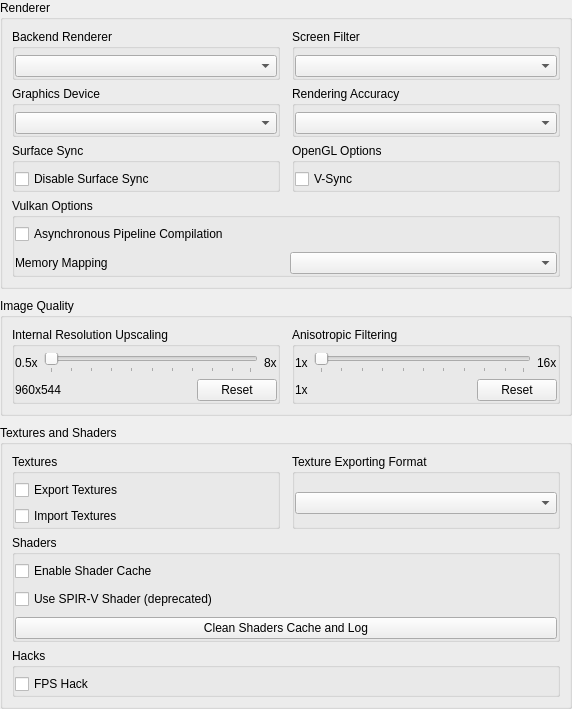
           <widget class="QWidget" name="gpu_scroll_contents">
            <property name="geometry">
             <rect>
              <x>0</x>
              <y>0</y>
              <width>572</width>
              <height>706</height>
             </rect>
            </property>
            <layout class="QVBoxLayout" name="gpu_tab_content_layout">
             <property name="spacing">
              <number>9</number>
             </property>
             <property name="leftMargin">
              <number>0</number>
             </property>
             <property name="topMargin">
              <number>0</number>
             </property>
             <property name="rightMargin">
              <number>0</number>
             </property>
             <property name="bottomMargin">
              <number>0</number>
             </property>
             <item>
              <widget class="QGroupBox" name="gb_gpu_renderer_section">
               <property name="title">
                <string>Renderer</string>
               </property>
               <layout class="QGridLayout" name="gb_gpu_renderer_section_layout">
                <property name="horizontalSpacing">
                 <number>12</number>
                </property>
                <property name="verticalSpacing">
                 <number>6</number>
                </property>
                <item row="0" column="0">
                 <widget class="QGroupBox" name="gb_backend_renderer">
                  <property name="title">
                   <string>Backend Renderer</string>
                  </property>
                  <property name="flat">
                   <bool>true</bool>
                  </property>
                  <layout class="QVBoxLayout" name="gb_backend_renderer_layout">
                   <property name="leftMargin">
                    <number>0</number>
                   </property>
                   <property name="topMargin">
                    <number>6</number>
                   </property>
                   <property name="rightMargin">
                    <number>0</number>
                   </property>
                   <property name="bottomMargin">
                    <number>0</number>
                   </property>
                   <item>
                    <widget class="QComboBox" name="backend_renderer_box"/>
                   </item>
                  </layout>
                 </widget>
                </item>
                <item row="0" column="1">
                 <widget class="QGroupBox" name="gb_screen_filter">
                  <property name="title">
                   <string>Screen Filter</string>
                  </property>
                  <property name="flat">
                   <bool>true</bool>
                  </property>
                  <layout class="QVBoxLayout" name="gb_screen_filter_layout">
                   <property name="leftMargin">
                    <number>0</number>
                   </property>
                   <property name="topMargin">
                    <number>6</number>
                   </property>
                   <property name="rightMargin">
                    <number>0</number>
                   </property>
                   <property name="bottomMargin">
                    <number>0</number>
                   </property>
                   <item>
                    <widget class="QComboBox" name="screen_filter_box"/>
                   </item>
                  </layout>
                 </widget>
                </item>
                <item row="1" column="0">
                 <widget class="QGroupBox" name="gb_gpu_device">
                  <property name="title">
                   <string>Graphics Device</string>
                  </property>
                  <property name="flat">
                   <bool>true</bool>
                  </property>
                  <layout class="QVBoxLayout" name="gb_gpu_device_layout">
                   <property name="leftMargin">
                    <number>0</number>
                   </property>
                   <property name="topMargin">
                    <number>6</number>
                   </property>
                   <property name="rightMargin">
                    <number>0</number>
                   </property>
                   <property name="bottomMargin">
                    <number>0</number>
                   </property>
                   <item>
                    <widget class="QComboBox" name="gpu_device_box"/>
                   </item>
                  </layout>
                 </widget>
                </item>
                <item row="1" column="1">
                 <widget class="QGroupBox" name="gb_renderer_accuracy">
                  <property name="title">
                   <string>Rendering Accuracy</string>
                  </property>
                  <property name="flat">
                   <bool>true</bool>
                  </property>
                  <layout class="QVBoxLayout" name="gb_renderer_accuracy_layout">
                   <property name="leftMargin">
                    <number>0</number>
                   </property>
                   <property name="topMargin">
                    <number>6</number>
                   </property>
                   <property name="rightMargin">
                    <number>0</number>
                   </property>
                   <property name="bottomMargin">
                    <number>0</number>
                   </property>
                   <item>
                    <widget class="QComboBox" name="renderer_accuracy_box"/>
                   </item>
                  </layout>
                 </widget>
                </item>
                <item row="2" column="0">
                 <widget class="QGroupBox" name="gb_surface_sync">
                  <property name="title">
                   <string>Surface Sync</string>
                  </property>
                  <property name="flat">
                   <bool>true</bool>
                  </property>
                  <layout class="QVBoxLayout" name="gb_surface_sync_layout">
                   <property name="leftMargin">
                    <number>0</number>
                   </property>
                   <property name="topMargin">
                    <number>6</number>
                   </property>
                   <property name="rightMargin">
                    <number>0</number>
                   </property>
                   <property name="bottomMargin">
                    <number>0</number>
                   </property>
                   <item>
                    <widget class="QCheckBox" name="disable_surface_sync">
                     <property name="text">
                      <string>Disable Surface Sync</string>
                     </property>
                    </widget>
                   </item>
                  </layout>
                 </widget>
                </item>
                <item row="2" column="1">
                 <widget class="QGroupBox" name="gb_opengl_options">
                  <property name="title">
                   <string>OpenGL Options</string>
                  </property>
                  <property name="flat">
                   <bool>true</bool>
                  </property>
                  <layout class="QVBoxLayout" name="gb_opengl_options_layout">
                   <property name="leftMargin">
                    <number>0</number>
                   </property>
                   <property name="topMargin">
                    <number>6</number>
                   </property>
                   <property name="rightMargin">
                    <number>0</number>
                   </property>
                   <property name="bottomMargin">
                    <number>0</number>
                   </property>
                   <item>
                    <widget class="QCheckBox" name="vsync">
                     <property name="text">
                      <string>V-Sync</string>
                     </property>
                    </widget>
                   </item>
                  </layout>
                 </widget>
                </item>
                <item row="3" column="0" colspan="2">
                 <widget class="QGroupBox" name="gb_vulkan_options">
                  <property name="title">
                   <string>Vulkan Options</string>
                  </property>
                  <property name="flat">
                   <bool>true</bool>
                  </property>
                  <layout class="QVBoxLayout" name="gb_vulkan_options_layout">
                   <property name="spacing">
                    <number>8</number>
                   </property>
                   <property name="leftMargin">
                    <number>0</number>
                   </property>
                   <property name="topMargin">
                    <number>6</number>
                   </property>
                   <property name="rightMargin">
                    <number>0</number>
                   </property>
                   <property name="bottomMargin">
                    <number>0</number>
                   </property>
                   <item>
                    <widget class="QCheckBox" name="async_pipeline_compilation">
                     <property name="text">
                      <string>Asynchronous Pipeline Compilation</string>
                     </property>
                    </widget>
                   </item>
                   <item>
                    <layout class="QHBoxLayout" name="memory_mapping_layout">
                     <property name="spacing">
                      <number>8</number>
                     </property>
                     <item>
                      <widget class="QLabel" name="label_memory_mapping">
                       <property name="text">
                        <string>Memory Mapping</string>
                       </property>
                      </widget>
                     </item>
                     <item>
                      <widget class="QComboBox" name="memory_mapping_box"/>
                     </item>
                    </layout>
                   </item>
                  </layout>
                 </widget>
                </item>
               </layout>
              </widget>
             </item>
             <item>
              <widget class="QGroupBox" name="gb_gpu_quality_section">
               <property name="title">
                <string>Image Quality</string>
               </property>
               <layout class="QHBoxLayout" name="gb_gpu_quality_section_layout">
                <property name="spacing">
                 <number>12</number>
                </property>
                <item alignment="Qt::AlignmentFlag::AlignTop">
                 <widget class="QGroupBox" name="gb_resolution_upscaling">
                  <property name="title">
                   <string>Internal Resolution Upscaling</string>
                  </property>
                  <property name="flat">
                   <bool>true</bool>
                  </property>
                  <layout class="QVBoxLayout" name="gb_resolution_upscaling_layout">
                   <property name="leftMargin">
                    <number>0</number>
                   </property>
                   <property name="topMargin">
                    <number>6</number>
                   </property>
                   <property name="rightMargin">
                    <number>0</number>
                   </property>
                   <property name="bottomMargin">
                    <number>0</number>
                   </property>
                   <item>
                    <layout class="QHBoxLayout" name="res_upscale_layout_top">
                     <item>
                      <widget class="QLabel" name="res_upscale_min">
                       <property name="text">
                        <string>0.5x</string>
                       </property>
                      </widget>
                     </item>
                     <item>
                      <widget class="QSlider" name="resolution_upscale">
                       <property name="orientation">
                        <enum>Qt::Orientation::Horizontal</enum>
                       </property>
                       <property name="tickPosition">
                        <enum>QSlider::TickPosition::TicksBelow</enum>
                       </property>
                      </widget>
                     </item>
                     <item>
                      <widget class="QLabel" name="res_upscale_max">
                       <property name="text">
                        <string>8x</string>
                       </property>
                      </widget>
                     </item>
                    </layout>
                   </item>
                   <item>
                    <layout class="QHBoxLayout" name="res_upscale_layout_bottom">
                     <item>
                      <widget class="QLabel" name="resolution_upscale_val">
                       <property name="text">
                        <string>960x544</string>
                       </property>
                      </widget>
                     </item>
                     <item>
                      <spacer name="resolution_upscale_spacer">
                       <property name="orientation">
                        <enum>Qt::Orientation::Horizontal</enum>
                       </property>
                       <property name="sizeHint" stdset="0">
                        <size>
                         <width>40</width>
                         <height>20</height>
                        </size>
                       </property>
                      </spacer>
                     </item>
                     <item>
                      <widget class="QPushButton" name="resolution_upscale_reset">
                       <property name="text">
                        <string>Reset</string>
                       </property>
                      </widget>
                     </item>
                    </layout>
                   </item>
                  </layout>
                 </widget>
                </item>
                <item alignment="Qt::AlignmentFlag::AlignTop">
                 <widget class="QGroupBox" name="gb_anisotropic_filtering">
                  <property name="title">
                   <string>Anisotropic Filtering</string>
                  </property>
                  <property name="flat">
                   <bool>true</bool>
                  </property>
                  <layout class="QVBoxLayout" name="gb_anisotropic_filtering_layout">
                   <property name="leftMargin">
                    <number>0</number>
                   </property>
                   <property name="topMargin">
                    <number>6</number>
                   </property>
                   <property name="rightMargin">
                    <number>0</number>
                   </property>
                   <property name="bottomMargin">
                    <number>0</number>
                   </property>
                   <item>
                    <layout class="QHBoxLayout" name="aniso_layout_top">
                     <item>
                      <widget class="QLabel" name="aniso_min">
                       <property name="text">
                        <string>1x</string>
                       </property>
                      </widget>
                     </item>
                     <item>
                      <widget class="QSlider" name="anisotropic_filter">
                       <property name="orientation">
                        <enum>Qt::Orientation::Horizontal</enum>
                       </property>
                       <property name="tickPosition">
                        <enum>QSlider::TickPosition::TicksBelow</enum>
                       </property>
                      </widget>
                     </item>
                     <item>
                      <widget class="QLabel" name="aniso_max">
                       <property name="text">
                        <string>16x</string>
                       </property>
                      </widget>
                     </item>
                    </layout>
                   </item>
                   <item>
                    <layout class="QHBoxLayout" name="aniso_layout_bottom">
                     <item>
                      <widget class="QLabel" name="anisotropic_filter_val">
                       <property name="text">
                        <string>1x</string>
                       </property>
                      </widget>
                     </item>
                     <item>
                      <spacer name="anisotropic_filter_spacer">
                       <property name="orientation">
                        <enum>Qt::Orientation::Horizontal</enum>
                       </property>
                       <property name="sizeHint" stdset="0">
                        <size>
                         <width>40</width>
                         <height>20</height>
                        </size>
                       </property>
                      </spacer>
                     </item>
                     <item>
                      <widget class="QPushButton" name="anisotropic_filter_reset">
                       <property name="text">
                        <string>Reset</string>
                       </property>
                      </widget>
                     </item>
                    </layout>
                   </item>
                  </layout>
                 </widget>
                </item>
               </layout>
              </widget>
             </item>
             <item>
              <widget class="QGroupBox" name="gb_gpu_texture_section">
               <property name="title">
                <string>Textures and Shaders</string>
               </property>
               <layout class="QGridLayout" name="gb_gpu_texture_section_layout">
                <property name="horizontalSpacing">
                 <number>12</number>
                </property>
                <property name="verticalSpacing">
                 <number>6</number>
                </property>
                <item row="0" column="0">
                 <widget class="QGroupBox" name="gb_texture_replacement">
                  <property name="title">
                   <string>Textures</string>
                  </property>
                  <property name="flat">
                   <bool>true</bool>
                  </property>
                  <layout class="QVBoxLayout" name="gb_texture_replacement_layout">
                   <property name="leftMargin">
                    <number>0</number>
                   </property>
                   <property name="topMargin">
                    <number>6</number>
                   </property>
                   <property name="rightMargin">
                    <number>0</number>
                   </property>
                   <property name="bottomMargin">
                    <number>0</number>
                   </property>
                   <item>
                    <widget class="QCheckBox" name="export_textures">
                     <property name="text">
                      <string>Export Textures</string>
                     </property>
                    </widget>
                   </item>
                   <item>
                    <widget class="QCheckBox" name="import_textures">
                     <property name="text">
                      <string>Import Textures</string>
                     </property>
                    </widget>
                   </item>
                  </layout>
                 </widget>
                </item>
                <item row="0" column="1">
                 <widget class="QGroupBox" name="gb_export_format">
                  <property name="title">
                   <string>Texture Exporting Format</string>
                  </property>
                  <property name="flat">
                   <bool>true</bool>
                  </property>
                  <layout class="QVBoxLayout" name="gb_export_format_layout">
                   <property name="leftMargin">
                    <number>0</number>
                   </property>
                   <property name="topMargin">
                    <number>6</number>
                   </property>
                   <property name="rightMargin">
                    <number>0</number>
                   </property>
                   <property name="bottomMargin">
                    <number>0</number>
                   </property>
                   <item>
                    <widget class="QComboBox" name="texture_export_format"/>
                   </item>
                  </layout>
                 </widget>
                </item>
                <item row="1" column="0" colspan="2">
                 <widget class="QGroupBox" name="gb_shaders">
                  <property name="title">
                   <string>Shaders</string>
                  </property>
                  <property name="flat">
                   <bool>true</bool>
                  </property>
                  <layout class="QVBoxLayout" name="gb_shaders_layout">
                   <property name="spacing">
                    <number>8</number>
                   </property>
                   <property name="leftMargin">
                    <number>0</number>
                   </property>
                   <property name="topMargin">
                    <number>6</number>
                   </property>
                   <property name="rightMargin">
                    <number>0</number>
                   </property>
                   <property name="bottomMargin">
                    <number>0</number>
                   </property>
                   <item>
                    <widget class="QCheckBox" name="shader_cache">
                     <property name="text">
                      <string>Enable Shader Cache</string>
                     </property>
                    </widget>
                   </item>
                   <item>
                    <widget class="QCheckBox" name="spirv_shader">
                     <property name="text">
                      <string>Use SPIR-V Shader (deprecated)</string>
                     </property>
                    </widget>
                   </item>
                   <item>
                    <widget class="QPushButton" name="clean_shaders_cache">
                     <property name="text">
                      <string>Clean Shaders Cache and Log</string>
                     </property>
                    </widget>
                   </item>
                  </layout>
                 </widget>
                </item>
                <item row="2" column="0" colspan="2">
                 <widget class="QGroupBox" name="gb_fps_hack">
                  <property name="title">
                   <string>Hacks</string>
                  </property>
                  <property name="flat">
                   <bool>true</bool>
                  </property>
                  <layout class="QVBoxLayout" name="gb_fps_hack_layout">
                   <property name="leftMargin">
                    <number>0</number>
                   </property>
                   <property name="topMargin">
                    <number>6</number>
                   </property>
                   <property name="rightMargin">
                    <number>0</number>
                   </property>
                   <property name="bottomMargin">
                    <number>0</number>
                   </property>
                   <item>
                    <widget class="QCheckBox" name="fps_hack">
                     <property name="text">
                      <string>FPS Hack</string>
                     </property>
                    </widget>
                   </item>
                  </layout>
                 </widget>
                </item>
               </layout>
              </widget>
             </item>
             <item>
              <spacer name="gpu_tab_content_spacer">
               <property name="orientation">
                <enum>Qt::Orientation::Vertical</enum>
               </property>
               <property name="sizeHint" stdset="0">
                <size>
                 <width>20</width>
                 <height>40</height>
                </size>
               </property>
              </spacer>
             </item>
            </layout>
           </widget>
